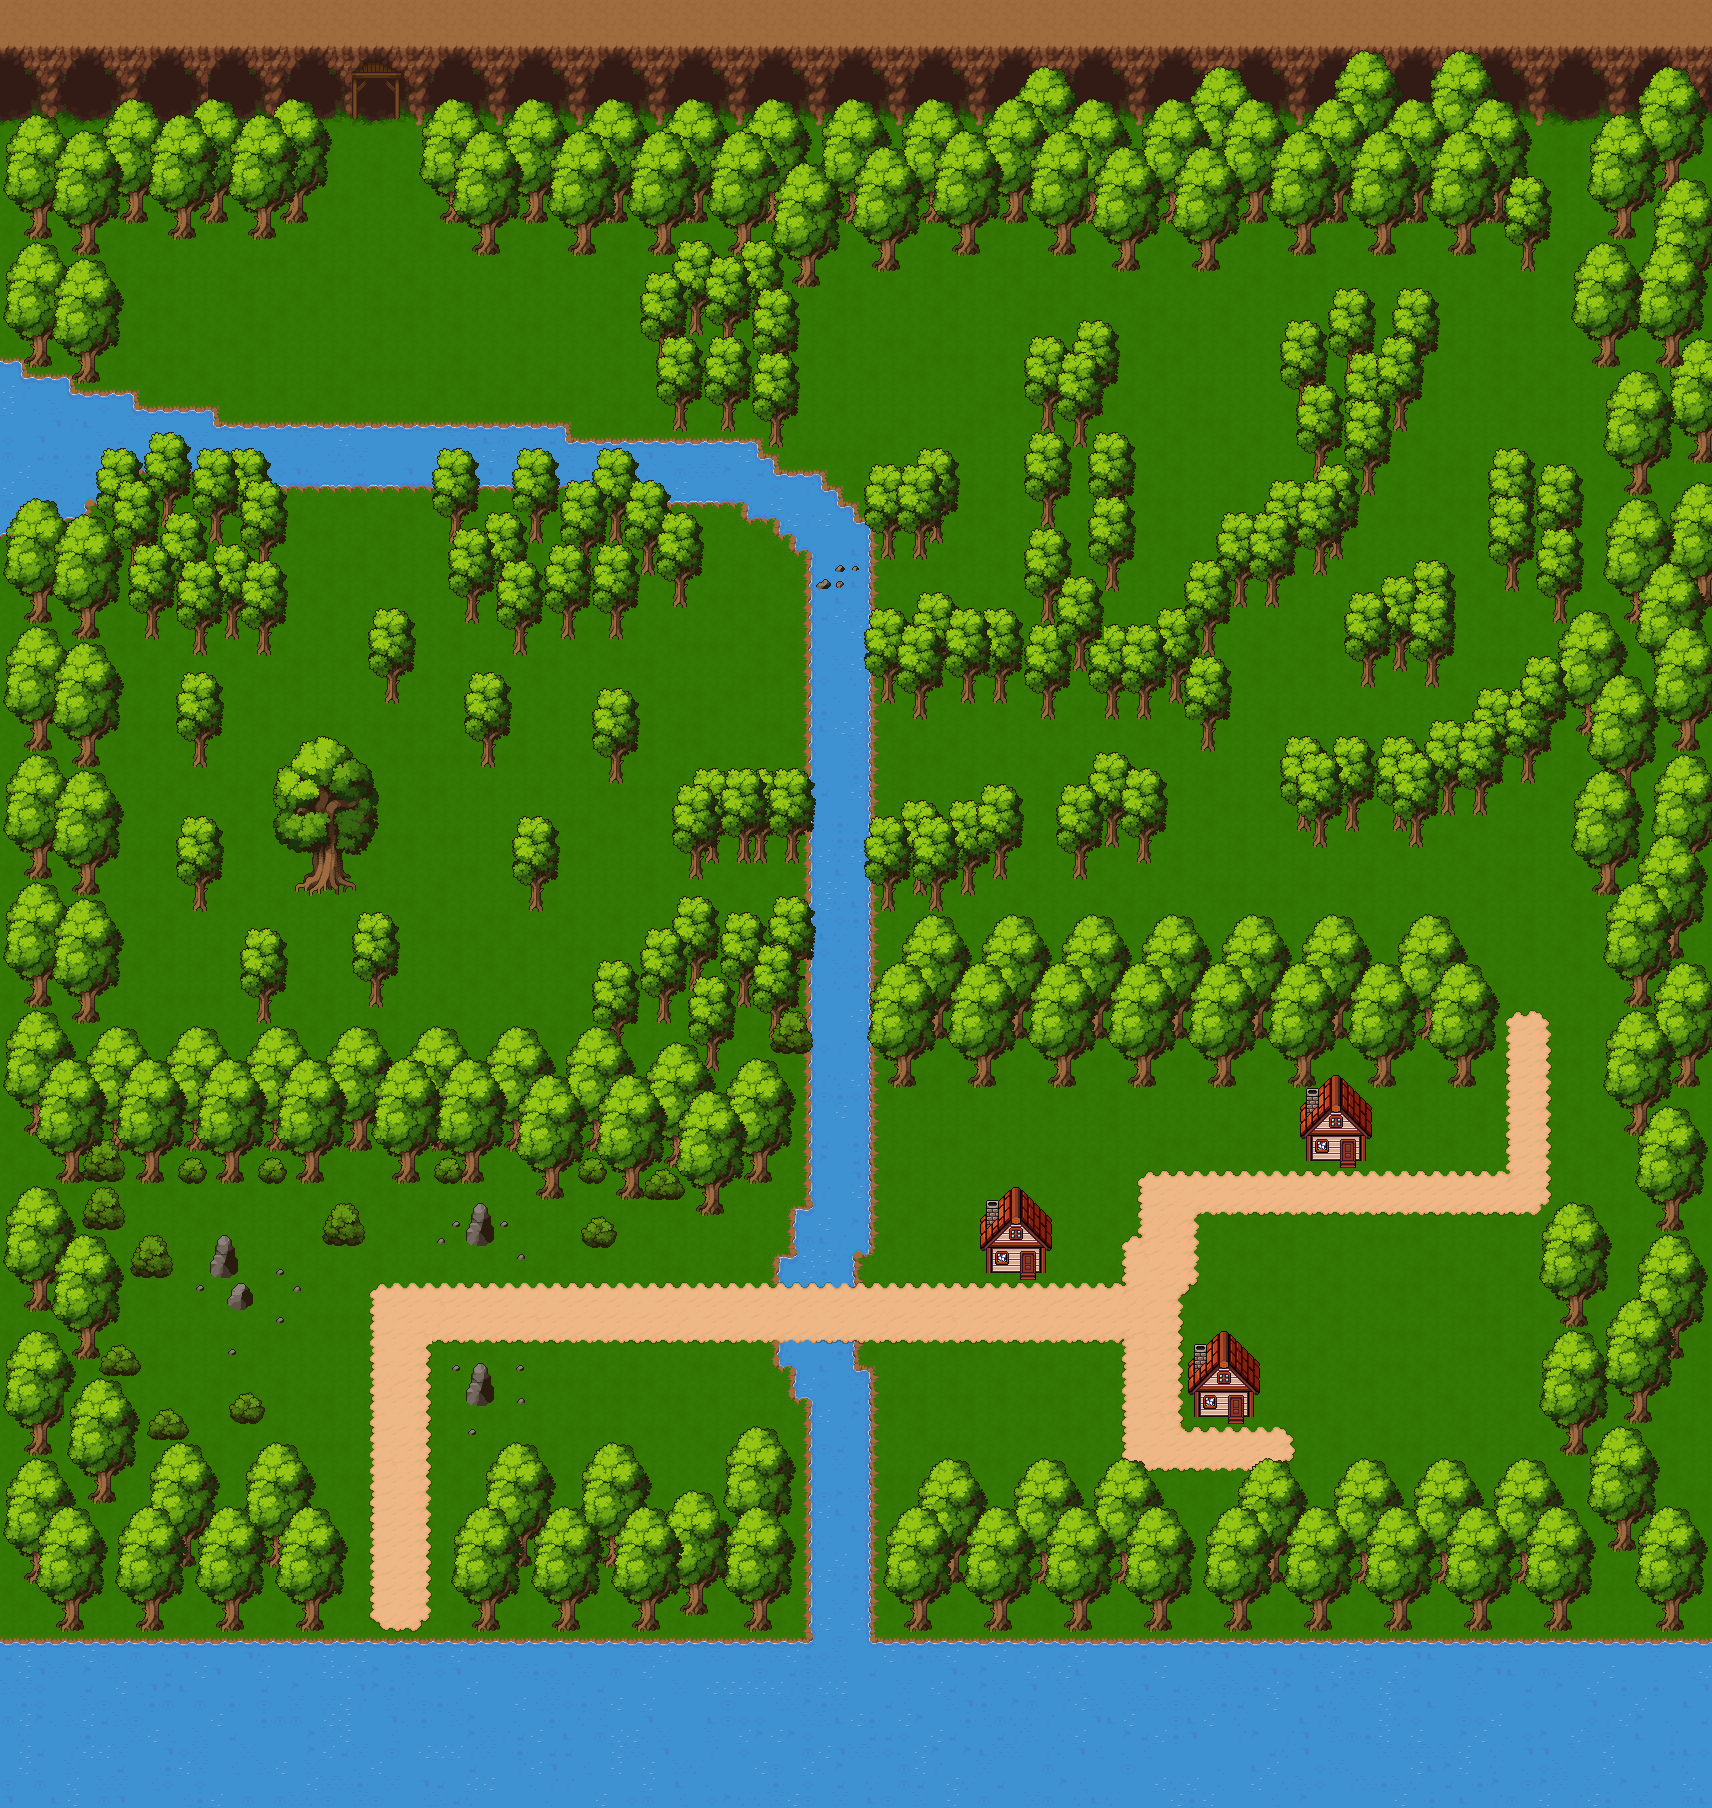

This game map was drawn from its Tiled (.tmx) file and the tilesets committed beside it. A one-line description and the trimmed map source follow:
An orthogonal 107x113 tile map with 16x16 px tiles, 15 tile layers (ground, water, path, walls, ...), 12 tilesets and 154 objects (145x collision, 2x collisions, player, paul_path1, paul_path2, ...).

<map version="1.10" tiledversion="1.11.2" orientation="orthogonal" renderorder="right-down" width="107" height="113" tilewidth="16" tileheight="16" infinite="0" nextlayerid="23" nextobjectid="272">
 <tileset firstgid="1" source="tiles/Floors_Tiles.tsx" />
 <tileset firstgid="651" source="tiles/Farm.tsx" />
 <tileset firstgid="1276" source="tiles/Rocks.tsx" />
 <tileset firstgid="1523" source="tiles/tree_Size_02.tsx" />
 <tileset firstgid="1651" source="tiles/tree_Size_03.tsx" />
 <tileset firstgid="1807" source="tiles/tree_Size_04.tsx" />
 <tileset firstgid="2175" source="tiles/Vegetation.tsx" />
 <tileset firstgid="2850" source="tiles/Wall_Tiles.tsx" />
 <tileset firstgid="3475" source="tiles/Wall_Variations.tsx" />
 <tileset firstgid="3955" source="tiles/Water_tiles.tsx" />
 <tileset firstgid="4580" source="tiles/house.tsx" />
 <tileset firstgid="4678" source="tiles/tree_Size_05.tsx" />
 <layer id="1" name="ground" width="107" height="113">
  <data>[12091 cells, 10273 non-empty, 4 distinct tile ids]</data>
 </layer>
 <layer id="11" name="water" width="107" height="113">
  <data>[12091 cells, 1847 non-empty, 69 distinct tile ids]</data>
 </layer>
 <layer id="5" name="path" width="107" height="113">
  <data>[12091 cells, 466 non-empty, 41 distinct tile ids]</data>
 </layer>
 <layer id="19" name="walls" width="107" height="113">
  <data>[12091 cells, 856 non-empty, 51 distinct tile ids]</data>
 </layer>
 <layer id="8" name="house" width="107" height="113">
  <data>[12091 cells, 2079 non-empty, 19 distinct tile ids]</data>
 </layer>
 <layer id="10" name="doors" width="107" height="113">
  <data>[12091 cells, 41 non-empty, 7 distinct tile ids]</data>
 </layer>
 <layer id="2" name="rocks" width="107" height="113">
  <data>[12091 cells, 909 non-empty, 17 distinct tile ids]</data>
 </layer>
 <layer id="20" name="treelv3" width="107" height="113">
  <data>[12091 cells, 1515 non-empty, 96 distinct tile ids]</data>
 </layer>
 <layer id="3" name="treelv2" width="107" height="113">
  <data>[12091 cells, 5069 non-empty, 143 distinct tile ids]</data>
 </layer>
 <layer id="4" name="treelv1" width="107" height="113">
  <data>[12091 cells, 4119 non-empty, 108 distinct tile ids]</data>
 </layer>
 <layer id="6" name="bush" width="107" height="113">
  <data>[12091 cells, 92 non-empty, 26 distinct tile ids]</data>
 </layer>
 <layer id="21" name="top 3" width="107" height="113">
  <data>[12091 cells, 685 non-empty, 78 distinct tile ids]</data>
 </layer>
 <layer id="17" name="top2" width="107" height="113">
  <data>[12091 cells, 2975 non-empty, 144 distinct tile ids]</data>
 </layer>
 <layer id="18" name="top1" width="107" height="113">
  <data>[12091 cells, 2603 non-empty, 72 distinct tile ids]</data>
 </layer>
 <layer id="22" name="top0" width="107" height="113">
  <data>[12091 cells, 29 non-empty, 29 distinct tile ids]</data>
 </layer>
 <objectgroup id="16" name="player" />
 <objectgroup id="15" name="collisions" class="collision">
  <object id="23" name="player" x="460.334" y="949.333" width="62" height="45" />
  <object id="37" type="collision" x="0.5" y="1506.33" width="325.75" height="125.667" />
  <object id="43" type="collision" x="986.5" y="1247.75" width="58.5" height="25.5" />
  <object id="59" type="collision" x="1194.5" y="1391.75" width="58.5" height="25.5" />
  <object id="60" type="collision" x="1306.75" y="1135" width="58.5" height="25.5" />
  <object id="46" type="collision" x="880" y="1520.5" width="831" height="111.5" />
  <object id="47" type="collision" x="467" y="1516" width="331" height="114" />
  <object id="48" type="collision" x="0.5" y="1183.5" width="76" height="321.5" />
  <object id="195" type="collision" x="529.75" y="884.083" width="13.6667" height="28.25" />
  <object id="196" type="collision" x="689.75" y="851.083" width="13.6667" height="28.25" />
  <object id="199" type="collision" x="753.75" y="836.417" width="13.6667" height="28.25" />
  <object id="198" type="collision" x="738.417" y="834.75" width="13.6667" height="28.25" />
  <object id="197" type="collision" x="705.75" y="836.417" width="13.6667" height="28.25" />
  <object id="200" type="collision" x="785.417" y="835.417" width="13.6667" height="28.25" />
  <object id="201" type="collision" x="369.417" y="979.417" width="13.6667" height="28.25" />
  <object id="202" type="collision" x="257.75" y="994.417" width="13.6667" height="28.25" />
  <object id="203" type="collision" x="481.75" y="739.083" width="13.6667" height="28.25" />
  <object id="128" type="collision" x="25.5833" y="1106.25" width="21" height="28.25" />
  <object id="127" type="collision" x="111.583" y="1121.58" width="21" height="28.25" />
  <object id="126" type="collision" x="188.583" y="1122.92" width="21" height="28.25" />
  <object id="125" type="collision" x="267.583" y="1122.92" width="21" height="28.25" />
  <object id="124" type="collision" x="349.25" y="1122.92" width="21" height="28.25" />
  <object id="130" type="collision" x="588.583" y="1121.92" width="21" height="28.25" />
  <object id="129" type="collision" x="507.583" y="1122.58" width="21" height="28.25" />
  <object id="134" type="collision" x="892.583" y="1069.25" width="21" height="19.25" />
  <object id="213" type="collision" x="973.31" y="1069.25" width="21" height="19.25" />
  <object id="214" type="collision" x="1053.49" y="1068.7" width="21" height="19.25" />
  <object id="215" type="collision" x="1132.76" y="1069.43" width="21" height="19.25" />
  <object id="216" type="collision" x="1213.67" y="1068.7" width="21" height="19.25" />
  <object id="217" type="collision" x="1293.31" y="1068.52" width="21" height="19.25" />
  <object id="218" type="collision" x="1293.31" y="1068.52" width="21" height="19.25" />
  <object id="220" type="collision" x="1453.31" y="1068.52" width="21" height="19.25" />
  <object id="221" type="collision" x="1565.23" y="1437.11" width="21" height="19.25" />
  <object id="222" type="collision" x="1564.98" y="1308.36" width="21" height="19.25" />
  <object id="223" type="collision" x="1628.23" y="1115.61" width="21" height="19.25" />
  <object id="224" type="collision" x="1628.73" y="988.606" width="21" height="19.25" />
  <object id="225" type="collision" x="1596.98" y="876.106" width="21" height="19.25" />
  <object id="226" type="collision" x="1613.23" y="777.606" width="21" height="19.25" />
  <object id="227" type="collision" x="1580.98" y="717.106" width="21" height="19.25" />
  <object id="228" type="collision" x="1628.23" y="604.356" width="21" height="19.25" />
  <object id="229" type="collision" x="1628.48" y="477.106" width="21" height="19.25" />
  <object id="230" type="collision" x="1596.48" y="349.106" width="21" height="19.25" />
  <object id="231" type="collision" x="1612.23" y="221.106" width="21" height="19.25" />
  </objectgroup>
 <objectgroup id="14" name="NPCPaths">
  <!-- 6 objects omitted --></objectgroup>
</map>
<!-- 111 of 154 objects omitted -->
